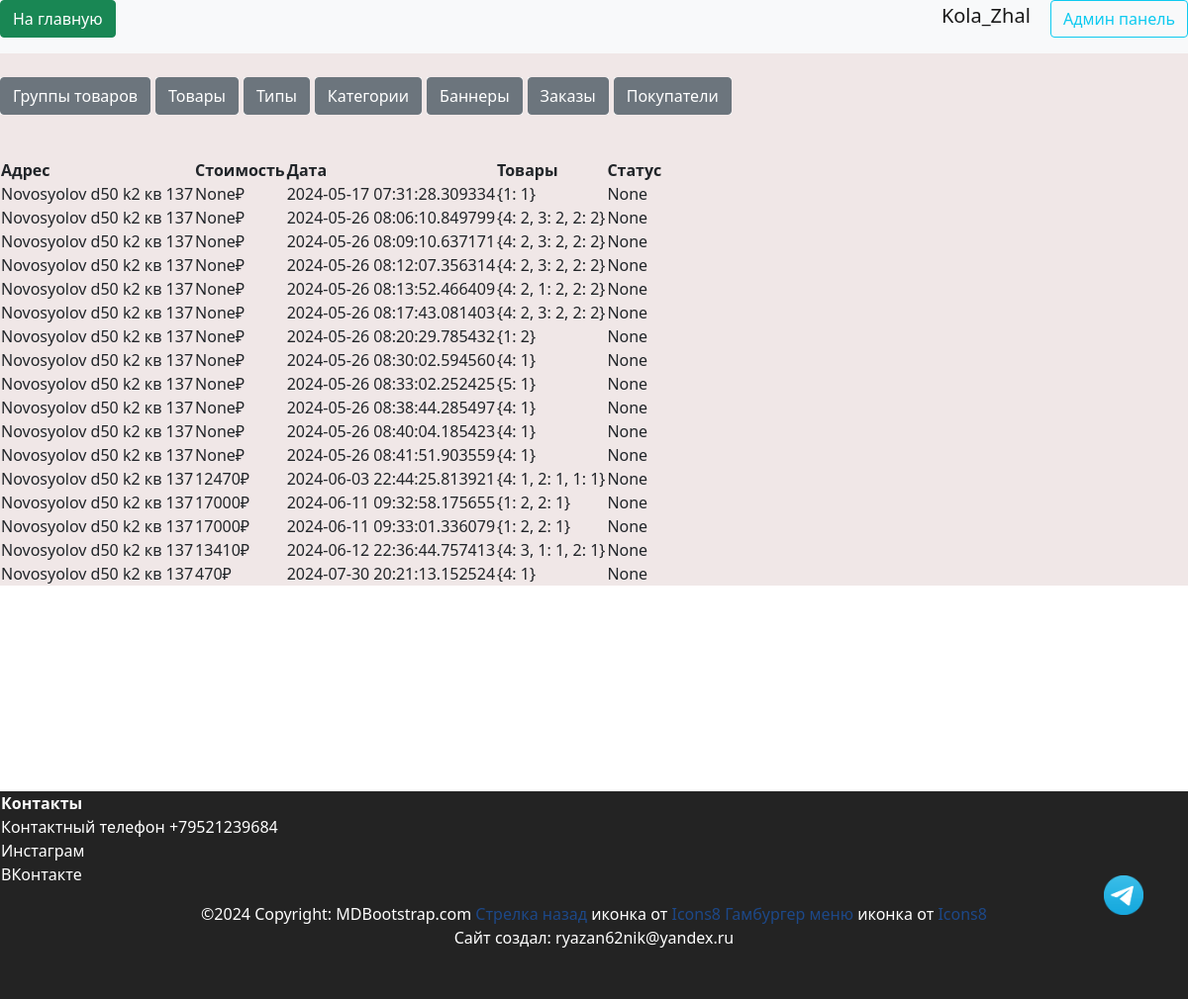
Page /admin/orders (signed in) on the committed database.
### data/users.py (models this page shows, shortened)
class User(SqlAlchemyBase, UserMixin, SerializerMixin):
    __tablename__ = 'users'
    id = sqlalchemy.Column(sqlalchemy.Integer,
                           primary_key=True, autoincrement=True)
    name = sqlalchemy.Column(sqlalchemy.String, nullable=True)
    tel = sqlalchemy.Column(sqlalchemy.String, nullable=True)
    email = sqlalchemy.Column(sqlalchemy.String,
                              index=True, unique=True, nullable=True)
    hashed_password = sqlalchemy.Column(sqlalchemy.String, nullable=True)
    created_date = sqlalchemy.Column(sqlalchemy.DateTime,
                                     default=datetime.datetime.now)
    basket = sqlalchemy.Column(sqlalchemy.String, default='{}')
    admin = sqlalchemy.Column(sqlalchemy.Boolean, default=False)
    tg_id = sqlalchemy.Column(sqlalchemy.String, nullable=True)
    confirmed = sqlalchemy.Column(sqlalchemy.Boolean, default=False)
    address = sqlalchemy.Column(sqlalchemy.String, nullable=True)
    orders = orm.relationship("Order", back_populates='user')

### data/orders.py (models this page shows)
class Order(SqlAlchemyBase):
    __tablename__ = 'orders'
    id = sqlalchemy.Column(sqlalchemy.Integer,
                           primary_key=True, autoincrement=True)
    address = sqlalchemy.Column(sqlalchemy.String, nullable=True)
    cost = sqlalchemy.Column(sqlalchemy.Integer, nullable=True)
    created_date = sqlalchemy.Column(sqlalchemy.DateTime,
                                     default=datetime.datetime.now)
    is_cost = sqlalchemy.Column(sqlalchemy.Boolean, default=False)
    content = sqlalchemy.Column(sqlalchemy.String)
    status = sqlalchemy.Column(sqlalchemy.String, nullable=True)
    data = sqlalchemy.Column(sqlalchemy.String, nullable=True)
    how_pay = sqlalchemy.Column(sqlalchemy.Integer, nullable=True)
    user_id = sqlalchemy.Column(sqlalchemy.Integer,
                                sqlalchemy.ForeignKey("users.id"))
    to_date = sqlalchemy.Column(sqlalchemy.DateTime,
                                nullable=True)
    user = orm.relationship('User')

### server.py (the view)
@app.route("/admin/orders", methods=["GET", "POST"])
@login_required
def admin_orders():
    if current_user.admin:
        db_sess = db_session.create_session()
        orders = db_sess.query(Order).all()
        return render_template(
            "pages/admin_orders.html", title="Админ панель", orders=orders
        )

### data/db_session.py (called while the page is built)
def create_session() -> Session:
    global __factory
    return __factory()

### server.py (called while the page is built)
@login_manager.user_loader
def load_user(user_id):
    db_sess = db_session.create_session()
    return db_sess.query(User).filter(User.id == user_id).first()

### templates/pages/admin_orders.html
{% extends "pages/base_admin.html" %}
{% block admincontent %}
<br>
<div style="overflow: auto;">
    <table>
        <tr>
            <th>Адрес</th>
            <th>Стоимость</th>
            <th>Дата</th>
            <th>Товары</th>
            <th>Статус</th>
        </tr>
        {% for order in orders %}
        <tr>
            <td>{{ order.address }}</td>
            <td>{{ order.cost }}₽</td>
            <td>{{ order.created_date }}</td>
            <td>{{ order.content }}</td>
            <td>{{ order.status }}</td>
        </tr>
        {% endfor %}
    </table>
</div>
{% endblock %}

### templates/includes/header.html
<header class="header--fixed">
    <nav class="navbar navbar-light bg-light">
        <p align="right">
            <a href="/index" class="btn btn-success"> На главную </a>
        </p>
        {% if current_user.is_authenticated %}
        <p align="right">
            <a class="logout navbar-brand" href="/logout">{{ current_user.name }}</a>
            {% if current_user.admin%}
            <a class="btn btn-outline-info mr-2" href="/admin/products">Админ панель</a>
            {% endif %}
            {% else %}
        <p align="right">
            <a class="btn btn-primary" onclick="saveHref('/register')" href="/register">Зарегистрироваться</a>
            <a class="btn btn-success" onclick="saveHref('/login')" href="/login">Войти</a>
        </p>
        {% endif %}
    </nav>
</header>

### static/css/header.css (style rules this page uses)
:root { --main-color: #0179FA; --second-color: white; }

### static/css/footer.css (style rules this page uses)
:root { --main-color: #111111; --second-color: white; }

### static/css/mystyle.css (style rules this page uses)
html { --firstly-color: white; --secondary-color: rgba(91, 82, 212, 0.837); --thirdly-color: rgb(99, 96, 105); --fourly-color: rgb(144, 182, 242); --black: rgb(35, 35, 35); --dark-blue: #12191d; --white: #ffffff; --green: #33ff00; --caribbean: #00e197; --light-green: #8eef8c; --turquoise: #12eeff; --pink: #f053d5; --red: #fe785a; --gray-900: #0c1114; --gray-700: #242a2c; --gray-650: #495257; --gray-600: #424b4f; --gray-500: #495257; --gray-300: #8d979e; --gray-200: #acb4b9; --gray-150: #aeb6bb; --gray-100: #eef1f3; --gray-50: #f6f8f9; --framing: black; --text-color: white; }
body { min-height: 100vh; position: relative; margin: 0; padding: 0; text-align: center; }

### static/css/index.css (style rules this page uses)
.navbar { padding-top: 0; padding-bottom: 0; }

### static/css/product_style.css (style rules this page uses)
:root { --product-text-color: rgb(255, 122, 0); --product-description-color: rgb(195, 213, 243); --product-title-color: rgb(255, 215, 0); --product-background: rgb(19, 68, 124); }
a { color: rgb(29, 72, 136); text-decoration: none; }

### rows in the picture
User: name "Kola_Zhal"
Order: address "Novosyolov d50 k2 кв 137", cost "None", created_date "2024-05-17 07:31:28.309334", content "{1: 1}", status "None"
Order: address "Novosyolov d50 k2 кв 137", cost "None", created_date "2024-05-26 08:06:10.849799", content "{4: 2, 3: 2, 2: 2}", status "None"
Order: address "Novosyolov d50 k2 кв 137", cost "None", created_date "2024-05-26 08:09:10.637171", content "{4: 2, 3: 2, 2: 2}", status "None"
Order: address "Novosyolov d50 k2 кв 137", cost "None", created_date "2024-05-26 08:12:07.356314", content "{4: 2, 3: 2, 2: 2}", status "None"
Order: address "Novosyolov d50 k2 кв 137", cost "None", created_date "2024-05-26 08:13:52.466409", content "{4: 2, 1: 2, 2: 2}", status "None"
Order: address "Novosyolov d50 k2 кв 137", cost "None", created_date "2024-05-26 08:17:43.081403", content "{4: 2, 3: 2, 2: 2}", status "None"
Order: address "Novosyolov d50 k2 кв 137", cost "None", created_date "2024-05-26 08:20:29.785432", content "{1: 2}", status "None"
Order: address "Novosyolov d50 k2 кв 137", cost "None", created_date "2024-05-26 08:30:02.594560", content "{4: 1}", status "None"
Order: address "Novosyolov d50 k2 кв 137", cost "None", created_date "2024-05-26 08:33:02.252425", content "{5: 1}", status "None"
Order: address "Novosyolov d50 k2 кв 137", cost "None", created_date "2024-05-26 08:38:44.285497", content "{4: 1}", status "None"
Order: address "Novosyolov d50 k2 кв 137", cost "None", created_date "2024-05-26 08:40:04.185423", content "{4: 1}", status "None"
Order: address "Novosyolov d50 k2 кв 137", cost "None", created_date "2024-05-26 08:41:51.903559", content "{4: 1}", status "None"
Order: address "Novosyolov d50 k2 кв 137", cost "12470", created_date "2024-06-03 22:44:25.813921", content "{4: 1, 2: 1, 1: 1}", status "None"
Order: address "Novosyolov d50 k2 кв 137", cost "17000", created_date "2024-06-11 09:32:58.175655", content "{1: 2, 2: 1}", status "None"
Order: address "Novosyolov d50 k2 кв 137", cost "17000", created_date "2024-06-11 09:33:01.336079", content "{1: 2, 2: 1}", status "None"
Order: address "Novosyolov d50 k2 кв 137", cost "13410", created_date "2024-06-12 22:36:44.757413", content "{4: 3, 1: 1, 2: 1}", status "None"
Order: address "Novosyolov d50 k2 кв 137", cost "470", created_date "2024-07-30 20:21:13.152524", content "{4: 1}", status "None"
